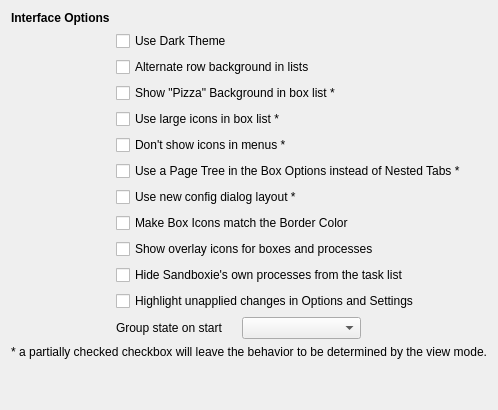
           <widget class="QWidget" name="tabUI">
            <attribute name="title">
             <string>User Interface</string>
            </attribute>
            <layout class="QGridLayout" name="gridLayout_11">
             <item row="0" column="0">
              <layout class="QGridLayout" name="gridLayout_15">
               <item row="3" column="1" colspan="2">
                <widget class="QCheckBox" name="chkBackground">
                 <property name="text">
                  <string>Show &quot;Pizza&quot; Background in box list *</string>
                 </property>
                 <property name="tristate">
                  <bool>true</bool>
                 </property>
                </widget>
               </item>
               <item row="15" column="1">
                <spacer name="verticalSpacer_8">
                 <property name="orientation">
                  <enum>Qt::Orientation::Vertical</enum>
                 </property>
                 <property name="sizeHint" stdset="0">
                  <size>
                   <width>20</width>
                   <height>40</height>
                  </size>
                 </property>
                </spacer>
               </item>
               <item row="1" column="1" colspan="2">
                <widget class="QCheckBox" name="chkDarkTheme">
                 <property name="text">
                  <string>Use Dark Theme</string>
                 </property>
                 <property name="tristate">
                  <bool>true</bool>
                 </property>
                </widget>
               </item>
               <item row="14" column="0" colspan="4">
                <widget class="QLabel" name="label_11">
                 <property name="text">
                  <string>* a partially checked checkbox will leave the behavior to be determined by the view mode.</string>
                 </property>
                 <property name="alignment">
                  <set>Qt::AlignmentFlag::AlignRight|Qt::AlignmentFlag::AlignTrailing|Qt::AlignmentFlag::AlignVCenter</set>
                 </property>
                </widget>
               </item>
               <item row="9" column="1" colspan="3">
                <widget class="QCheckBox" name="chkOverlayIcons">
                 <property name="text">
                  <string>Show overlay icons for boxes and processes</string>
                 </property>
                </widget>
               </item>
               <item row="8" column="1" colspan="3">
                <widget class="QCheckBox" name="chkColorIcons">
                 <property name="text">
                  <string>Make Box Icons match the Border Color</string>
                 </property>
                </widget>
               </item>
               <item row="6" column="1" colspan="3">
                <widget class="QCheckBox" name="chkOptTree">
                 <property name="text">
                  <string>Use a Page Tree in the Box Options instead of Nested Tabs *</string>
                 </property>
                 <property name="tristate">
                  <bool>true</bool>
                 </property>
                </widget>
               </item>
               <item row="10" column="1" colspan="3">
                <widget class="QCheckBox" name="chkHideCore">
                 <property name="text">
                  <string>Hide Sandboxie's own processes from the task list</string>
                 </property>
                </widget>
               </item>
               <item row="11" column="1" colspan="3">
                <widget class="QCheckBox" name="chkHighlightPendingChanges">
                 <property name="text">
                  <string>Highlight unapplied changes in Options and Settings</string>
                 </property>
                 <property name="tristate">
                  <bool>true</bool>
                 </property>
                </widget>
               </item>
               <item row="2" column="1" colspan="2">
                <widget class="QCheckBox" name="chkAltRows">
                 <property name="text">
                  <string>Alternate row background in lists</string>
                 </property>
                </widget>
               </item>
               <item row="4" column="1" colspan="2">
                <widget class="QCheckBox" name="chkLargeIcons">
                 <property name="text">
                  <string>Use large icons in box list *</string>
                 </property>
                 <property name="tristate">
                  <bool>true</bool>
                 </property>
                </widget>
               </item>
               <item row="5" column="1" colspan="2">
                <widget class="QCheckBox" name="chkNoIcons">
                 <property name="text">
                  <string>Don't show icons in menus *</string>
                 </property>
                 <property name="tristate">
                  <bool>true</bool>
                 </property>
                </widget>
               </item>
               <item row="0" column="0">
                <widget class="QLabel" name="lblInterface">
                 <property name="sizePolicy">
                  <sizepolicy hsizetype="Maximum" vsizetype="Preferred">
                   <horstretch>0</horstretch>
                   <verstretch>0</verstretch>
                  </sizepolicy>
                 </property>
                 <property name="font">
                  <font>
                   <bold>true</bold>
                   <kerning>true</kerning>
                  </font>
                 </property>
                 <property name="text">
                  <string>Interface Options</string>
                 </property>
                </widget>
               </item>
               <item row="7" column="1" colspan="2">
                <widget class="QCheckBox" name="chkNewLayout">
                 <property name="text">
                  <string>Use new config dialog layout *</string>
                 </property>
                 <property name="tristate">
                  <bool>true</bool>
                 </property>
                </widget>
               </item>
               <item row="12" column="2">
                <widget class="QComboBox" name="cmbGrouping"/>
               </item>
               <item row="12" column="1">
                <widget class="QLabel" name="label_34">
                 <property name="text">
                  <string>Group state on start</string>
                 </property>
                </widget>
               </item>
              </layout>
             </item>
            </layout>
           </widget>
